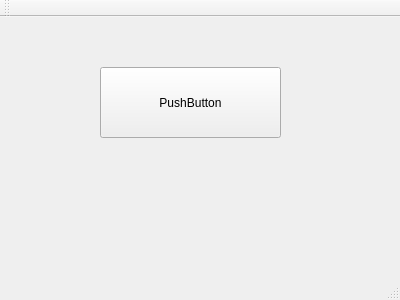
<?xml version="1.0" encoding="UTF-8"?>
<ui version="4.0">
 <class>MainWindow</class>
 <widget class="QMainWindow" name="MainWindow">
  <property name="geometry">
   <rect>
    <x>0</x>
    <y>0</y>
    <width>400</width>
    <height>300</height>
   </rect>
  </property>
  <property name="windowTitle">
   <string>MainWindow</string>
  </property>
  <widget class="QWidget" name="centralWidget">
   <widget class="QPushButton" name="pushButton">
    <property name="geometry">
     <rect>
      <x>100</x>
      <y>50</y>
      <width>181</width>
      <height>71</height>
     </rect>
    </property>
    <property name="text">
     <string>PushButton</string>
    </property>
   </widget>
  </widget>
  <widget class="QMenuBar" name="menuBar">
   <property name="geometry">
    <rect>
     <x>0</x>
     <y>0</y>
     <width>400</width>
     <height>22</height>
    </rect>
   </property>
  </widget>
  <widget class="QToolBar" name="mainToolBar">
   <attribute name="toolBarArea">
    <enum>TopToolBarArea</enum>
   </attribute>
   <attribute name="toolBarBreak">
    <bool>false</bool>
   </attribute>
  </widget>
  <widget class="QStatusBar" name="statusBar"/>
 </widget>
 <layoutdefault spacing="6" margin="11"/>
 <resources/>
 <connections/>
</ui>
